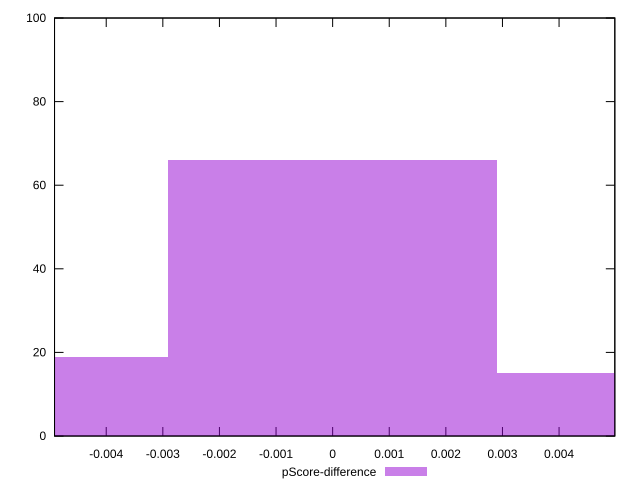

Write the gnuplot code that produced this figure.
reset

$pScoreDifference <<EOF
0 66
0.005808796659786739 15
-0.005808796659786739 19
EOF

set key outside below
set boxwidth 0.005808796659786739
set xrange [-0.004913247119205377:0.004985125083931341]
set yrange [0:100]
set trange [0:100]
set style fill transparent solid 0.5 noborder
set terminal svg size 640, 490 enhanced background rgb 'white'
set output "report_00015_2021-02-09T16-11-33.973Z/bootup-time/samples/pages+cached+noadtech+nomedia+nocss/pScore-difference/histogram.svg"

plot $pScoreDifference title "pScore-difference" with boxes

reset
